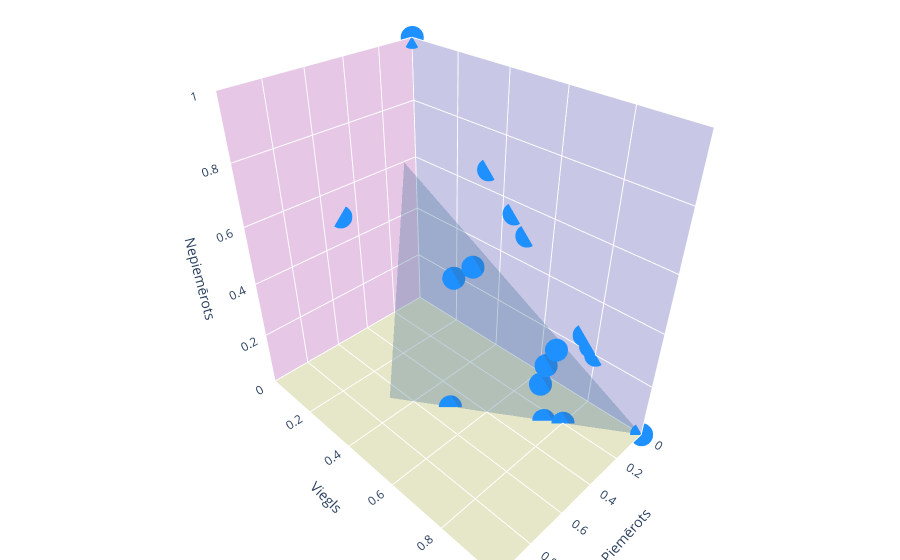

The code cell stored with this chart in its notebook:
### Markdown cell above
## Telecides of sub-unit
Visualisation of each sub-unit

### Code cell
final_aggregation('lessonid').show()

### Figure 1 — Plotly figure (JSON) as saved in the notebook; plotly's stock layout.template omitted (floating-point values rounded to 4 significant figures)
{"data": [{"color": "steelblue", "hoverinfo": "none", "opacity": 0.3, "type": "mesh3d", "x": [0.222, 0, 0.667], "y": [0.111, 1, 0.333], "z": [0.666, 0, 0]}, {"hovertemplate": "Piemērots: %{x:.2f}<br>Viegls: %{y:.2f}<br>Nepiemērots: %{z:.2f}<extra>%{text}</extra>", "marker": {"color": "dodgerblue", "size": 8, "symbol": "circle"}, "mode": "markers", "text": ["Anekdotisks piemērs", "Atsaukšanās uz tradīcijām", "Eksperti", "Ekspertu viedoklis", "Es domāju, ka.... (3.19)", "Es dzirdēju, ka.... (4.15)", "Es lasīju, ka....", "Ievas un Alises piemērs", "Informācijas avots", "Kas ir loģikas kļūda", "Kas ir mediji?", "Kas ir medijpratība", "Kopsavilkums un mājas darbs", "Kā atpazīt labo no sliktās informācijas", "Kā atpazīt viltus ziņu II", "Kā atpazīt viltus ziņu III", "Kā atpazīt viltus ziņu.", "Kā izplatās viltus ziņas", "Kā izvairīties no loģikas kļūdām", "Kāpēc tiek pieļautas loģikas kļūdas", "Loģikas kļūda - melnbaltā domāšana", "Loģikas kļūda - slidenā nogāze", "Loģikas kļūda - slidenā nogāze. Piemērs.", "Loģikas kļūdas", "Mediju biznesa modelis", "Negodīgs uzbrukums un viltus ziņas", "Nepatiesais cēlonis", "Nepatiesais cēlonis - piemērs", "Piemērs vidēji labam pierādījumam", "Pierādījuma neesamība (5.48))", "Pierādījumu veidi", "Pūļveida domāšana", "Reklāmas nozīme", "Vai TikTok ir labs?", "Viltus ziņas", "Viltus ziņu nozīme"], "type": "scatter3d", "x": [0.5, 0, 0, 0, 0.2, 0, 0, 0, 0, 0, 0.1538, 0, 0.2, 0, 0, 0, 0, 0, 0, 0, 0, 0, 0, 0, 0, 0, 0, 0.5, 0, 0.25, 0.2, 0, 0.2727, 0.1, 0.5, 0], "y": [0.5, 1, 1, 0.8, 0.4, 1, 0.75, 1, 0.4444, 1, 0.6923, 0.75, 0.7, 0.3333, 1, 0, 1, 0, 1, 1, 0, 1, 0, 1, 0.7778, 1, 0.5, 0, 1, 0.75, 0.8, 1, 0.3636, 0.7, 0.5, 0.5], "z": [0, 0, 0, 0.2, 0.4, 0, 0.25, 0, 0.5556, 0, 0.1538, 0.25, 0.1, 0.6667, 0, 1, 0, 1, 0, 0, 1, 0, 1, 0, 0.2222, 0, 0.5, 0.5, 0, 0, 0, 0, 0.3636, 0.2, 0, 0.5]}], "layout": {"margin": {"b": 0, "l": 0, "r": 0, "t": 0}, "scene": {"xaxis": {"backgroundcolor": "rgb(200, 200, 230)", "gridcolor": "white", "nticks": 6, "range": [0, 1], "showbackground": true, "showspikes": false, "title": {"text": "Piemērots"}, "zerolinecolor": "white"}, "yaxis": {"backgroundcolor": "rgb(230, 200,230)", "gridcolor": "white", "nticks": 6, "range": [0, 1], "showbackground": true, "showspikes": false, "title": {"text": "Viegls"}, "zerolinecolor": "white"}, "zaxis": {"backgroundcolor": "rgb(230, 230,200)", "gridcolor": "white", "nticks": 6, "range": [0, 1], "showbackground": true, "showspikes": true, "title": {"text": "Nepiemērots"}, "zerolinecolor": "white"}}}}
